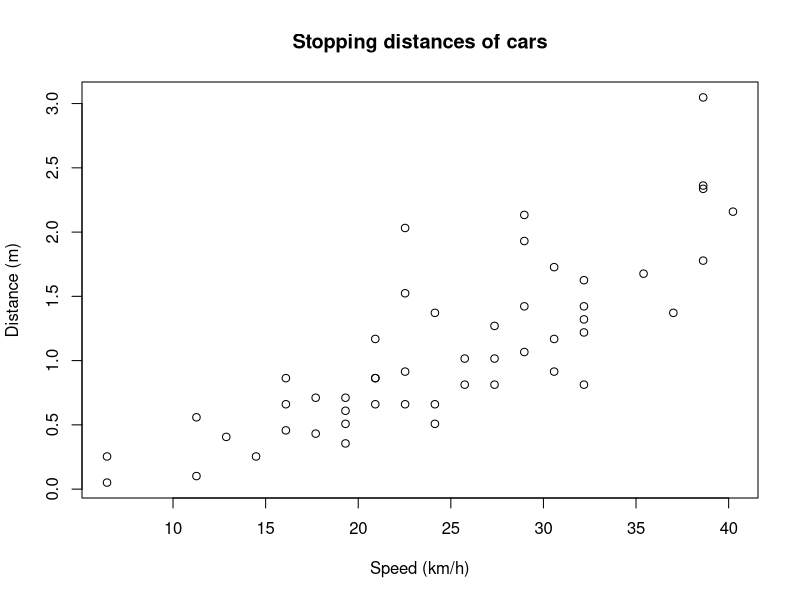
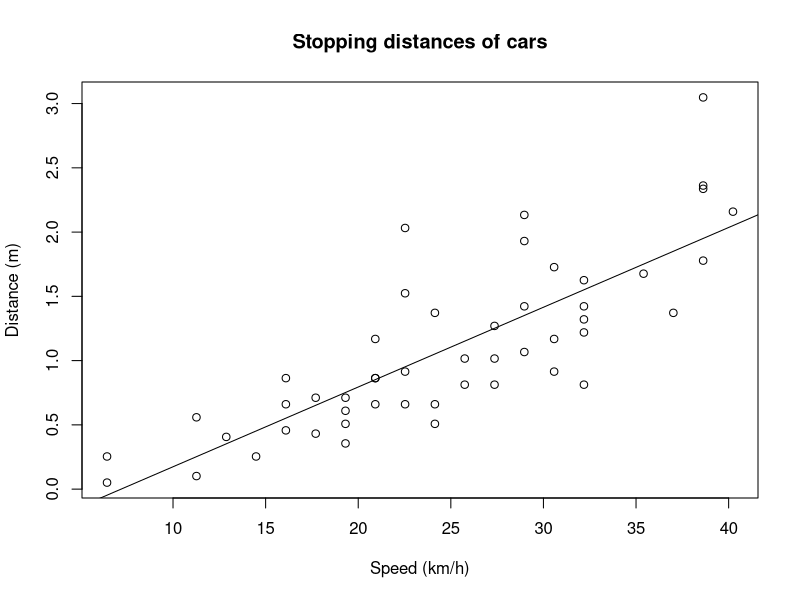
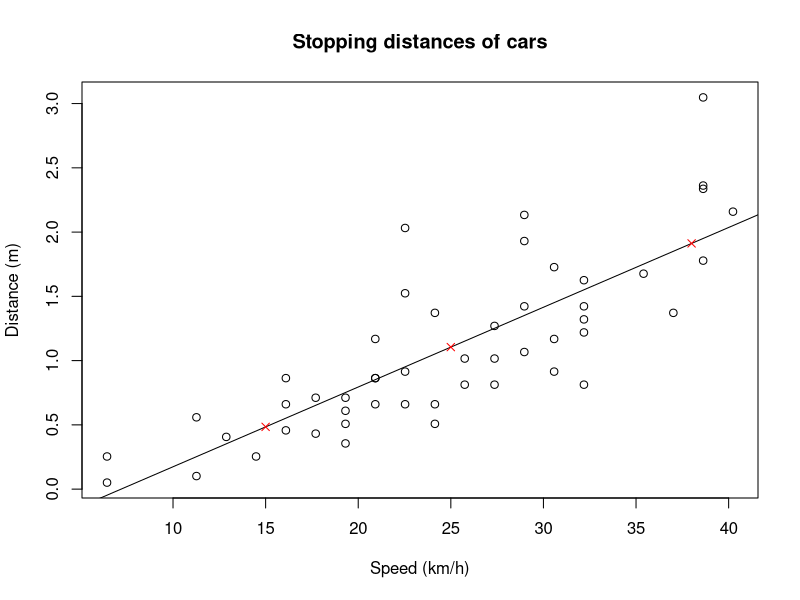
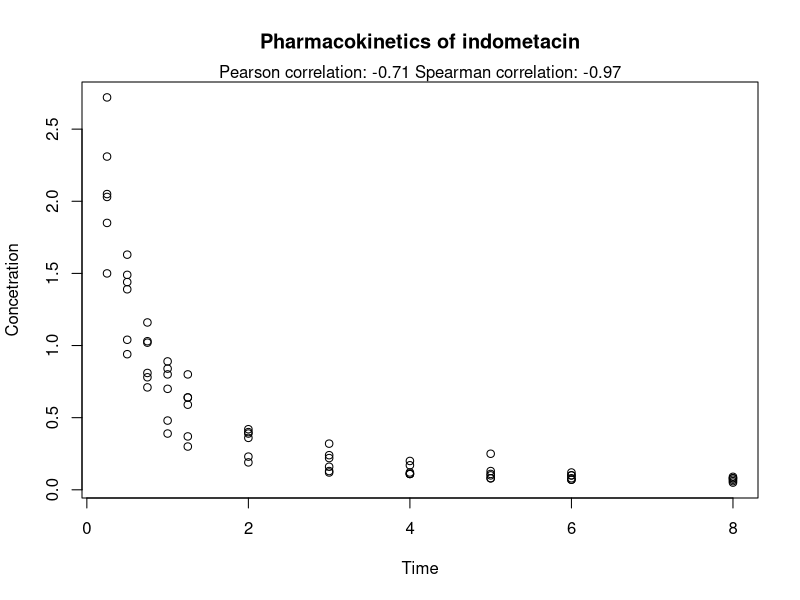

The R script that drew these images, in order:
## ---- chunk 1
# Change to SI units
cars$speed <- cars$speed * 1.60934
cars$dist <- cars$dist * 0.0254
# Scatter plot
plot(cars$speed, cars$dist,
     xlab = "Speed (km/h)", ylab = "Distance (m)",
     main = "Stopping distances of cars") 
## ---- chunk 2
model <- lm(dist ~ speed, data = cars)
## ---- chunk 3
coef(model)
## ---- chunk 4
cf <- coef(model)
plot(cars$speed, cars$dist,
     xlab = "Speed (km/h)", ylab = "Distance (m)",
     main = "Stopping distances of cars")
abline(a = cf[1], b = cf[2])
## ---- chunk 5
# Print summary information
summary(model)
# Save summary and access specific information
s <- summary(model)
s$r.squared
## ---- chunk 6
# Covariance matrix of the regression coefficients
vcov(model)
# Standard errors only
sqrt(diag(vcov(model)))
## ---- chunk 7
# Create data frame with new speed values
new_data <- data.frame(speed = c(25, 15, 38))
# Create dist column by predicting from linear model
new_data$dist <- predict(model, newdata = new_data)

# Add points to previous plot
plot(cars$speed, cars$dist,
     xlab = "Speed (km/h)", ylab = "Distance (m)",
     main = "Stopping distances of cars")
abline(a = model$coefficients[1], b = model$coefficients[2])
points(new_data$speed, new_data$dist, pch = 4, col = "red")
## ---- chunk 8
# Pearson correlation
pearson <- cor(Indometh$time, Indometh$conc, method = "pearson")
# Spearman correlation
spearman <- cor(Indometh$time, Indometh$conc, method = "spearman")
# Scatter plot
plot(Indometh$time, Indometh$conc,
     xlab = "Time", ylab = "Concetration",
     main = "Pharmacokinetics of indometacin")

# Paste concatenates strings
subtitle <- paste("Pearson correlation:", round(pearson, digits = 2),
                  "Spearman correlation:", round(spearman, digits = 2))
# Add subtitle to plot
mtext(subtitle)

